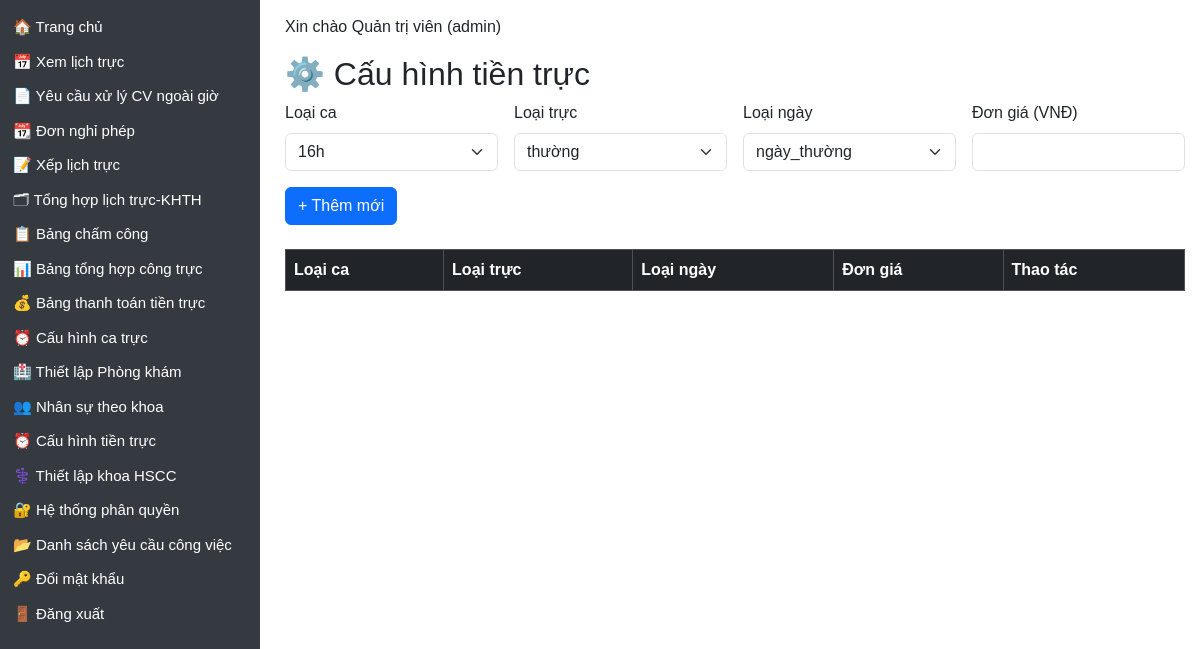
The app's page /shift-rate-config (signed in), older data.
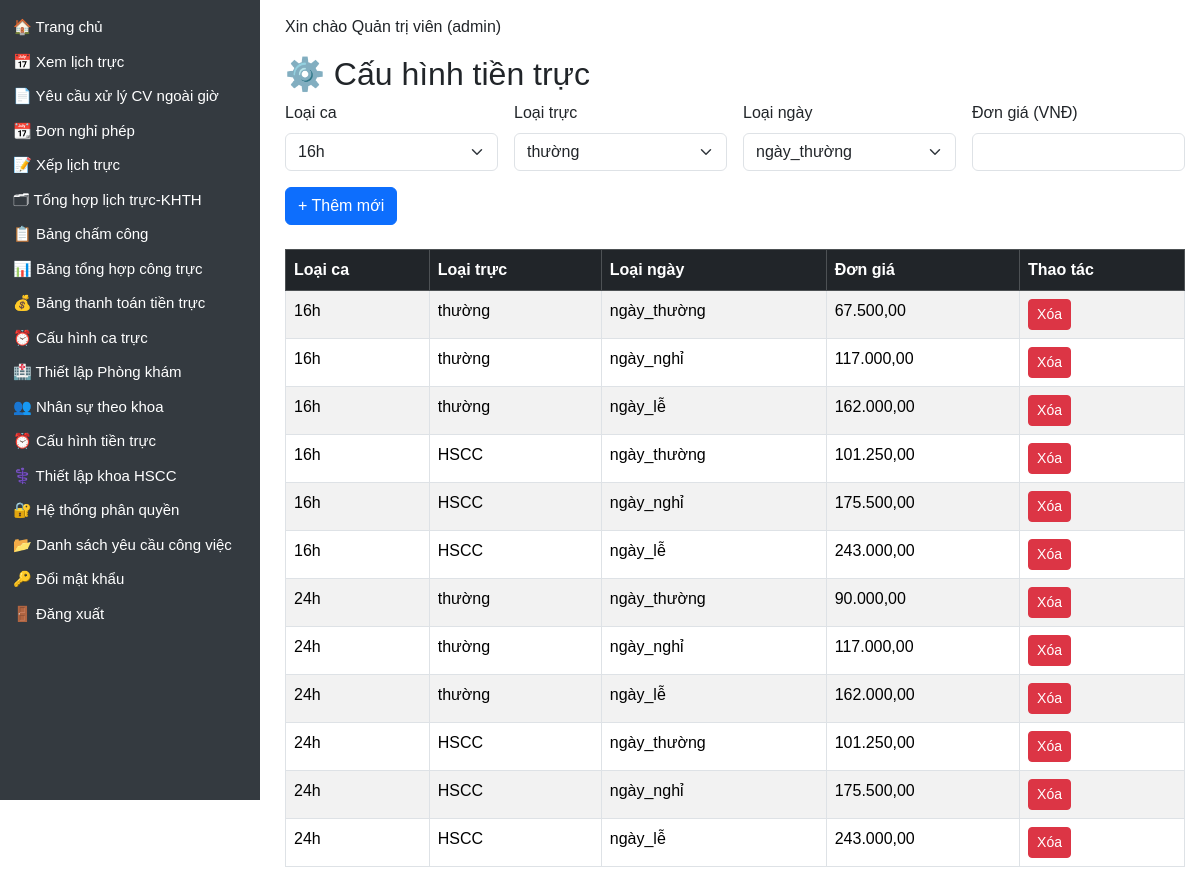
The same page, newer data.
### models/user.py (models this page shows)
class User(db.Model, UserMixin):
    __tablename__ = 'user'
    id = db.Column(db.Integer, primary_key=True)
    name = db.Column(db.String(100), nullable=False)
    username = db.Column(db.String(50), unique=True, nullable=False)
    password = db.Column(db.String(100), nullable=False)
    role = db.Column(db.String(20))  # admin / manager / user
    department = db.Column(db.String(100))
    position = db.Column(db.String(50))  # Bác sĩ / Điều dưỡng / KTV...
    contract_type = db.Column(db.String(50))  # Hợp đồng / Biên chế / v.v.
    email = db.Column(db.String(120))
    phone = db.Column(db.String(20))
    start_year = db.Column(db.Integer)  # ✅ Năm vào công tác (mới thêm)
    schedules = relationship("Schedule", back_populates="user")
    leave_requests = relationship('LeaveRequest', back_populates='user')

### models/shift_rate_config.py (models this page shows)
class ShiftRateConfig(db.Model):
    __tablename__ = 'shift_rate_config'
    id = db.Column(db.Integer, primary_key=True)
    ca_loai = db.Column(db.String(10), nullable=False)         # "16h" hoặc "24h"
    truc_loai = db.Column(db.String(10), nullable=False)       # "thường" hoặc "HSCC"
    ngay_loai = db.Column(db.String(20), nullable=False)       # "ngày_thường", "ngày_nghỉ", "ngày_lễ"
    don_gia = db.Column(db.Integer, nullable=False)            # Ví dụ: 117000

### app.py (the view, shortened to what this page needs)
@app.route('/shift-rate-config', methods=['GET', 'POST'])
def shift_rate_config():
    if session.get('role') != 'admin':
        return "Chỉ admin mới được phép truy cập."
    rates = ShiftRateConfig.query.all()
    return render_template('shift_rate_config.html', rates=rates)

### app.py (called while the page is built)
@login_manager.user_loader
def load_user(user_id):
    return db.session.get(User, int(user_id))

@app.context_processor
def inject_user():
    user = None
    if 'user_id' in session:
        user = db.session.get(User, session['user_id'])
    return dict(user=user)

@app.context_processor
def inject_helpers():
    return dict(get_titled_names=get_titled_names)

@app.context_processor
def inject_helpers():
    return dict(get_titled_names=get_titled_names)

### templates/shift_rate_config.html (shortened to what this page needs)
{% extends 'layout.html' %}
{% block content %}
<h2>⚙️ Cấu hình tiền trực</h2>
<form method="post" class="mb-4">
  <div class="row g-3">
    <div class="col-md-3">
      <label class="form-label">Loại ca</label>
      <select name="ca_loai" class="form-select">
        <option>16h</option>
      </select>
    </div>
    <div class="col-md-3">
      <label class="form-label">Loại trực</label>
      <select name="truc_loai" class="form-select">
        <option>thường</option>
      </select>
    </div>
    <div class="col-md-3">
      <label class="form-label">Loại ngày</label>
      <select name="ngay_loai" class="form-select">
        <option>ngày_thường</option>
      </select>
    </div>
    <div class="col-md-3">
      <label class="form-label">Đơn giá (VNĐ)</label>
      <input type="number" name="don_gia" class="form-control" required>
    </div>
  </div>
  <button type="submit" class="btn btn-primary mt-3">+ Thêm mới</button>
</form>
<table class="table table-bordered table-striped">
  <thead class="table-dark">
    <tr>
      <th>Loại ca</th><th>Loại trực</th><th>Loại ngày</th><th>Đơn giá</th><th>Thao tác</th>
    </tr>
  </thead>
  <tbody>
    {% for r in rates %}
    <tr>
      <td>{{ r.ca_loai }}</td>
      <td>{{ r.truc_loai }}</td>
      <td>{{ r.ngay_loai }}</td>
      <td>{{ "{:,.2f}".format(r.don_gia).replace(",", "X").replace(".", ",").replace("X", ".") }}</td>
      <td><a href="/shift-rate-config/delete/{{ r.id }}" class="btn btn-sm btn-danger">Xóa</a></td>
    </tr>
    {% endfor %}
  </tbody>
</table>
{% endblock %}

### templates/layout.html (shortened to what this page needs)
<!DOCTYPE html>
<html lang="vi">
<head>
  <link rel="stylesheet" href="https://cdn.jsdelivr.net/npm/bootstrap@5.3.3/dist/css/bootstrap.min.css">
</head>
<body>
  <div class="sidebar">
    <ul>
      <li><a href="/">🏠 Trang chủ</a></li>
      {% if session.get('role') in ['admin', 'user', 'manager'] %}
	<li><a href="/schedule">📅 Xem lịch trực</a></li>
	<li><a href="/yeu-cau-xu-ly-cong-viec">📄 Yêu cầu xử lý CV ngoài giờ</a></li>
	<li><a href="/leaves">📆 Đơn nghỉ phép</a></li>
      {% endif %}
      {% if session.get('role') in ['admin', 'manager'] %}
	<li><a href="/assign">📝 Xếp lịch trực</a></li>
        <li><a href="/report-all">🗂 Tổng hợp lịch trực-KHTH</a></li>
        <li><a href="/bang-cham-cong">📋 Bảng chấm công</a></li>
	<li><a href="/tong-hop-cong-truc-view">📊 Bảng tổng hợp công trực</a></li>
        <li><a href="{{ url_for('shift_payment_view') }}">💰 Bảng thanh toán tiền trực</a></li>
        <li><a href="/shifts">⏰ Cấu hình ca trực</a></li>
        <li><a class="nav-link" href="/clinic-rooms">🏥 Thiết lập Phòng khám</a></li>
        <li><a href="/users-by-department">👥 Nhân sự theo khoa</a></li>
      {% endif %}
      {% if session.get('role') == 'admin' %}
        <li><a href="/shift-rate-config">⏰ Cấu hình tiền trực</a></li>
        <li><a href="/configure-hscc">⚕️ Thiết lập khoa HSCC</a></li>
        <li><a href="/roles">🔐 Hệ thống phân quyền</a></li>
	<li><a href="/danh-sach-yeu-cau">📂 Danh sách yêu cầu công việc</a></li>
      {% endif %}
      <li><a href="/change-password">🔑 Đổi mật khẩu</a></li>
      <li><a href="/logout">🚪 Đăng xuất</a></li>
    </ul>
  </div>
  <div class="content">
    {% if user %}
      <p class="d-print-none">Xin chào {{ user.name }} ({{ user.role }})</p>
    {% else %}
      <p>Xin chào Khách</p>
    {% endif %}
    {% block content %}{% endblock %}
  </div>
</body>
</html>

### templates/layout.html (style rules this page uses)
body { margin: 0; font-family: Arial, sans-serif; }
.sidebar { height: 100vh; width: 260px; position: fixed; top: 0; left: 0; background-color: #343a40; padding-top: 10px; color: white; }
.sidebar ul { list-style-type: none; padding: 0; }
.sidebar ul li { padding: 6px 13px; font-size: 15px; }
.sidebar ul li a { color: white; text-decoration: none; display: block; }
.content { margin-left: 270px; padding: 15px; }

Row changes from the older to the newer data that the page shows:
added ShiftRateConfig: ca_loai "16h", truc_loai "thường", ngay_loai "ngày_thường", don_gia "67.500,00"
added ShiftRateConfig: ca_loai "16h", truc_loai "thường", ngay_loai "ngày_nghỉ", don_gia "117.000,00"
added ShiftRateConfig: ca_loai "16h", truc_loai "thường", ngay_loai "ngày_lễ", don_gia "162.000,00"
added ShiftRateConfig: ca_loai "16h", truc_loai "HSCC", ngay_loai "ngày_thường", don_gia "101.250,00"
added ShiftRateConfig: ca_loai "16h", truc_loai "HSCC", ngay_loai "ngày_nghỉ", don_gia "175.500,00"
added ShiftRateConfig: ca_loai "16h", truc_loai "HSCC", ngay_loai "ngày_lễ", don_gia "243.000,00"
added ShiftRateConfig: ca_loai "24h", truc_loai "thường", ngay_loai "ngày_thường", don_gia "90.000,00"
added ShiftRateConfig: ca_loai "24h", truc_loai "thường", ngay_loai "ngày_nghỉ", don_gia "117.000,00"
added ShiftRateConfig: ca_loai "24h", truc_loai "thường", ngay_loai "ngày_lễ", don_gia "162.000,00"
added ShiftRateConfig: ca_loai "24h", truc_loai "HSCC", ngay_loai "ngày_thường", don_gia "101.250,00"
added ShiftRateConfig: ca_loai "24h", truc_loai "HSCC", ngay_loai "ngày_nghỉ", don_gia "175.500,00"
added ShiftRateConfig: ca_loai "24h", truc_loai "HSCC", ngay_loai "ngày_lễ", don_gia "243.000,00"
